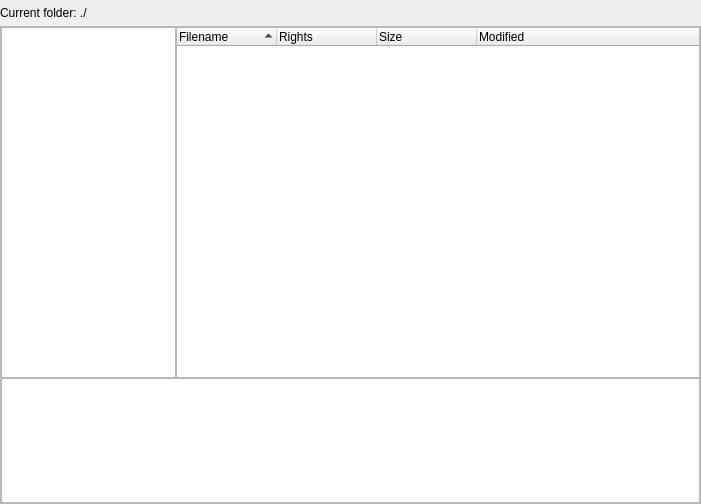
<ui version="4.0" >
 <class>CRCBrowser</class>
 <widget class="QWidget" name="CRCBrowser" >
  <property name="geometry" >
   <rect>
    <x>0</x>
    <y>0</y>
    <width>701</width>
    <height>504</height>
   </rect>
  </property>
  <property name="windowTitle" >
   <string>Form</string>
  </property>
  <layout class="QGridLayout" >
   <property name="leftMargin" >
    <number>0</number>
   </property>
   <property name="topMargin" >
    <number>6</number>
   </property>
   <property name="rightMargin" >
    <number>0</number>
   </property>
   <property name="bottomMargin" >
    <number>0</number>
   </property>
   <property name="horizontalSpacing" >
    <number>0</number>
   </property>
   <property name="verticalSpacing" >
    <number>6</number>
   </property>
   <item row="0" column="0" >
    <widget class="QLabel" name="label" >
     <property name="maximumSize" >
      <size>
       <width>16777215</width>
       <height>23</height>
      </size>
     </property>
     <property name="text" >
      <string>Current folder: ./</string>
     </property>
    </widget>
   </item>
   <item row="1" column="0" >
    <widget class="QFrame" name="frame" >
     <property name="frameShape" >
      <enum>QFrame::StyledPanel</enum>
     </property>
     <property name="frameShadow" >
      <enum>QFrame::Raised</enum>
     </property>
     <layout class="QGridLayout" >
      <property name="leftMargin" >
       <number>0</number>
      </property>
      <property name="topMargin" >
       <number>0</number>
      </property>
      <property name="rightMargin" >
       <number>0</number>
      </property>
      <property name="bottomMargin" >
       <number>0</number>
      </property>
      <property name="horizontalSpacing" >
       <number>0</number>
      </property>
      <property name="verticalSpacing" >
       <number>0</number>
      </property>
      <item row="0" column="0" >
       <widget class="QTreeWidget" name="treeWidget" >
        <property name="maximumSize" >
         <size>
          <width>175</width>
          <height>16777215</height>
         </size>
        </property>
        <property name="rootIsDecorated" >
         <bool>true</bool>
        </property>
        <property name="columnCount" >
         <number>0</number>
        </property>
       </widget>
      </item>
      <item row="0" column="1" >
       <widget class="QTreeWidget" name="treeWidget_2" >
        <property name="indentation" >
         <number>20</number>
        </property>
        <property name="rootIsDecorated" >
         <bool>false</bool>
        </property>
        <property name="uniformRowHeights" >
         <bool>true</bool>
        </property>
        <property name="itemsExpandable" >
         <bool>false</bool>
        </property>
        <property name="sortingEnabled" >
         <bool>true</bool>
        </property>
        <property name="columnCount" >
         <number>4</number>
        </property>
        <column>
         <property name="text" >
          <string>Filename</string>
         </property>
        </column>
        <column>
         <property name="text" >
          <string>Rights</string>
         </property>
        </column>
        <column>
         <property name="text" >
          <string>Size</string>
         </property>
        </column>
        <column>
         <property name="text" >
          <string>Modified</string>
         </property>
        </column>
       </widget>
      </item>
      <item row="1" column="0" colspan="2" >
       <widget class="QTextEdit" name="textEdit" >
        <property name="maximumSize" >
         <size>
          <width>16777215</width>
          <height>125</height>
         </size>
        </property>
       </widget>
      </item>
     </layout>
    </widget>
   </item>
  </layout>
 </widget>
 <resources/>
 <connections/>
</ui>
